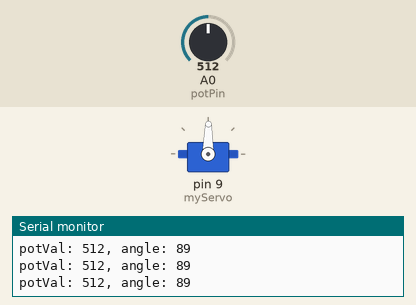
This sketch was run on a simulated Arduino Uno, built with avr-gcc and run on an emulated ATmega328P. Shown: servo, the last lines printed to the serial monitor. The inputs (shaded band) are chosen by the test bench; at power-on: A0 (potPin) = 512.

Above: at 1.2 s.
1.3 s: A0 (potPin) set to 564
At 1.9 s:
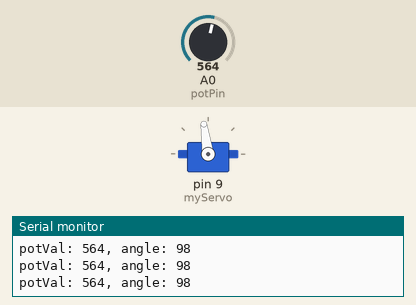
4.3 s: A0 (potPin) set to 584
At 5.2 s:
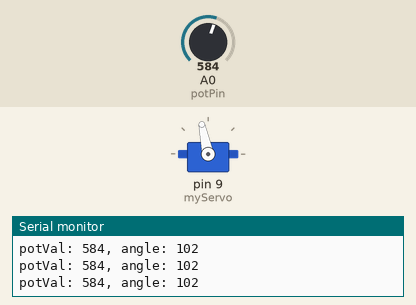
5.8 s: A0 (potPin) set to 306
At 6.6 s:
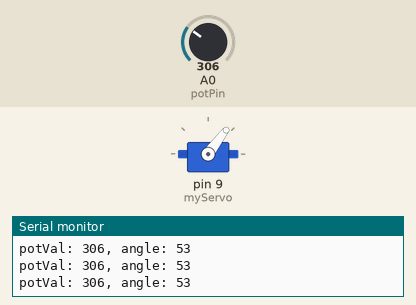
7.3 s: A0 (potPin) set to 716
At 7.7 s:
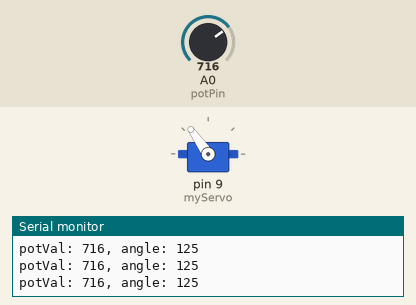
8.8 s: A0 (potPin) set to 0
At 9.2 s:
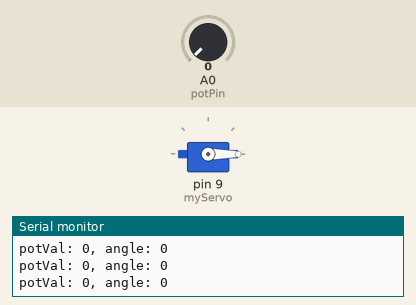
10.3 s: A0 (potPin) set to 8
At 10.6 s:
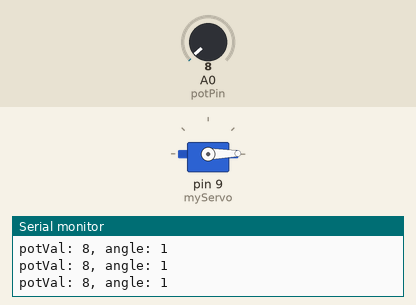
13.3 s: A0 (potPin) set to 11
Timing chart, 0 to 16.3 s (numbered marks = the images above; inputs shaded):
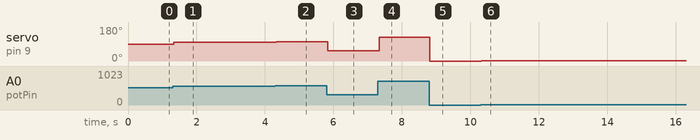

Measured:
- after the input at 1.3 s, servo on pin 9 (myServo): 89° → 98° at once
- after the input at 4.3 s, servo on pin 9 (myServo): 98° → 102° at once
- after the input at 5.8 s, servo on pin 9 (myServo): 102° → 53° at once
- after the input at 7.3 s, servo on pin 9 (myServo): 53° → 125° at once
- after the input at 8.8 s, servo on pin 9 (myServo): 125° → 0° at once
- after the input at 10.3 s, servo on pin 9 (myServo): 0° → 1° at once

The sketch:

project05.ino
```cpp
#include <Servo.h>

Servo myServo;

int const potPin=A0;
int potVal;
int angle;


void setup() {
  // put your setup code here, to run once:
  myServo.attach(9);

  Serial.begin(9600);
}

void loop() {
  // put your main code here, to run repeatedly:
  potVal=analogRead(potPin);
  Serial.print("potVal: ");
  Serial.print(potVal);

  angle=map(potVal,0, 1023, 0, 179);
  Serial.print(", angle: ");
  Serial.println(angle);

  //at maximum angle servo seems don't like it
  //removing the max value
  if(angle==179)
    angle=179-1;//seem to work better at 178
  myServo.write(angle);
  delay(15);
}
```
